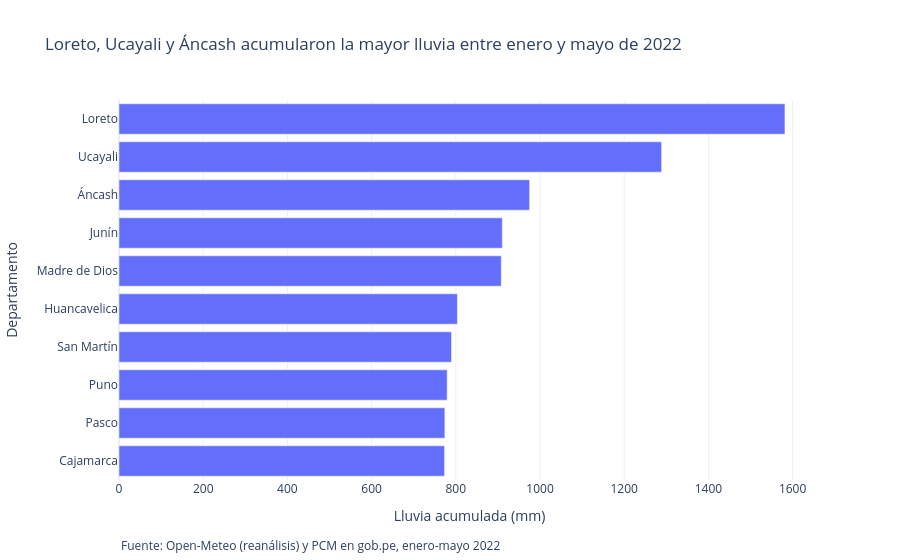

The code cell stored with this chart in its notebook:
### Code cell
fuente = "Fuente: Open-Meteo (reanálisis) y PCM en gob.pe, enero-mayo 2022"

grafico_barras = px.bar(
    top_lluvia,
    x="lluvia_total_mm",
    y="departamento",
    orientation="h",
    title="Loreto, Ucayali y Áncash acumularon la mayor lluvia entre enero y mayo de 2022",
    labels={"lluvia_total_mm": "Lluvia acumulada (mm)", "departamento": "Departamento"},
)

# Plotly dibuja la primera barra abajo; invertimos para que Loreto quede arriba.
grafico_barras.update_yaxes(autorange="reversed")
grafico_barras.add_annotation(
    text=fuente, xref="paper", yref="paper", x=0, y=-0.2, showarrow=False
)
grafico_barras.update_layout(template="plotly_white")
grafico_barras.show()

### Figure 1 — Plotly figure (JSON) as saved in the notebook; plotly's stock layout.template omitted (floating-point values rounded to 4 significant figures)
{"data": [{"hovertemplate": "Lluvia acumulada (mm)=%{x}<br>Departamento=%{y}<extra></extra>", "legendgroup": "", "marker": {"color": "#636efa", "pattern": {"shape": ""}}, "name": "", "orientation": "h", "showlegend": false, "textposition": "auto", "type": "bar", "x": [1582.0, 1289.0, 975.3, 910.4, 908.0, 803.8, 789.8, 779.5, 774.0, 773.3], "xaxis": "x", "y": ["Loreto", "Ucayali", "Áncash", "Junín", "Madre de Dios", "Huancavelica", "San Martín", "Puno", "Pasco", "Cajamarca"], "yaxis": "y"}], "layout": {"annotations": [{"showarrow": false, "text": "Fuente: Open-Meteo (reanálisis) y PCM en gob.pe, enero-mayo 2022", "x": 0, "xref": "paper", "y": -0.2, "yref": "paper"}], "barmode": "relative", "legend": {"tracegroupgap": 0}, "title": {"text": "Loreto, Ucayali y Áncash acumularon la mayor lluvia entre enero y mayo de 2022"}, "xaxis": {"anchor": "y", "domain": [0.0, 1.0], "title": {"text": "Lluvia acumulada (mm)"}}, "yaxis": {"anchor": "x", "autorange": "reversed", "domain": [0.0, 1.0], "title": {"text": "Departamento"}}}}
